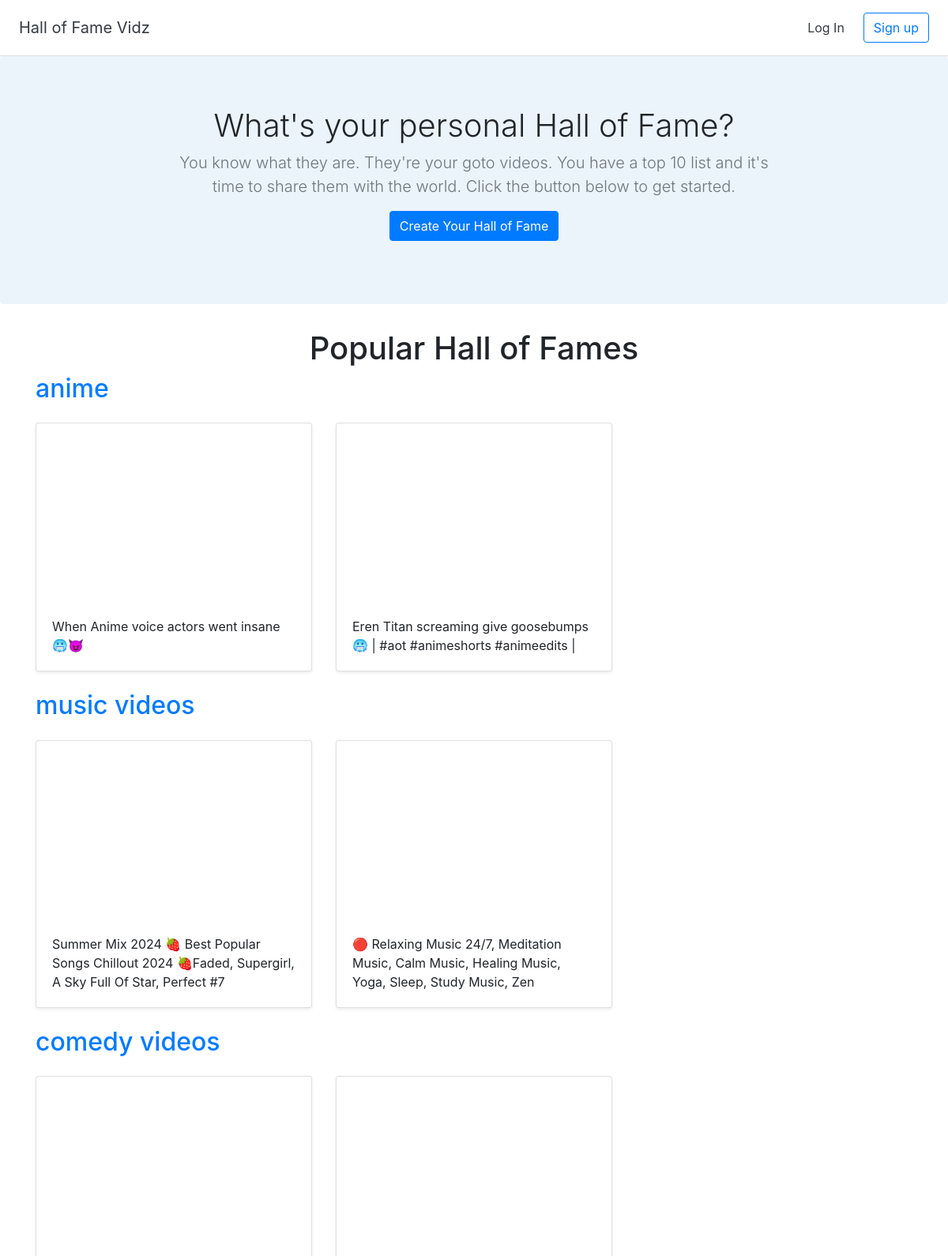
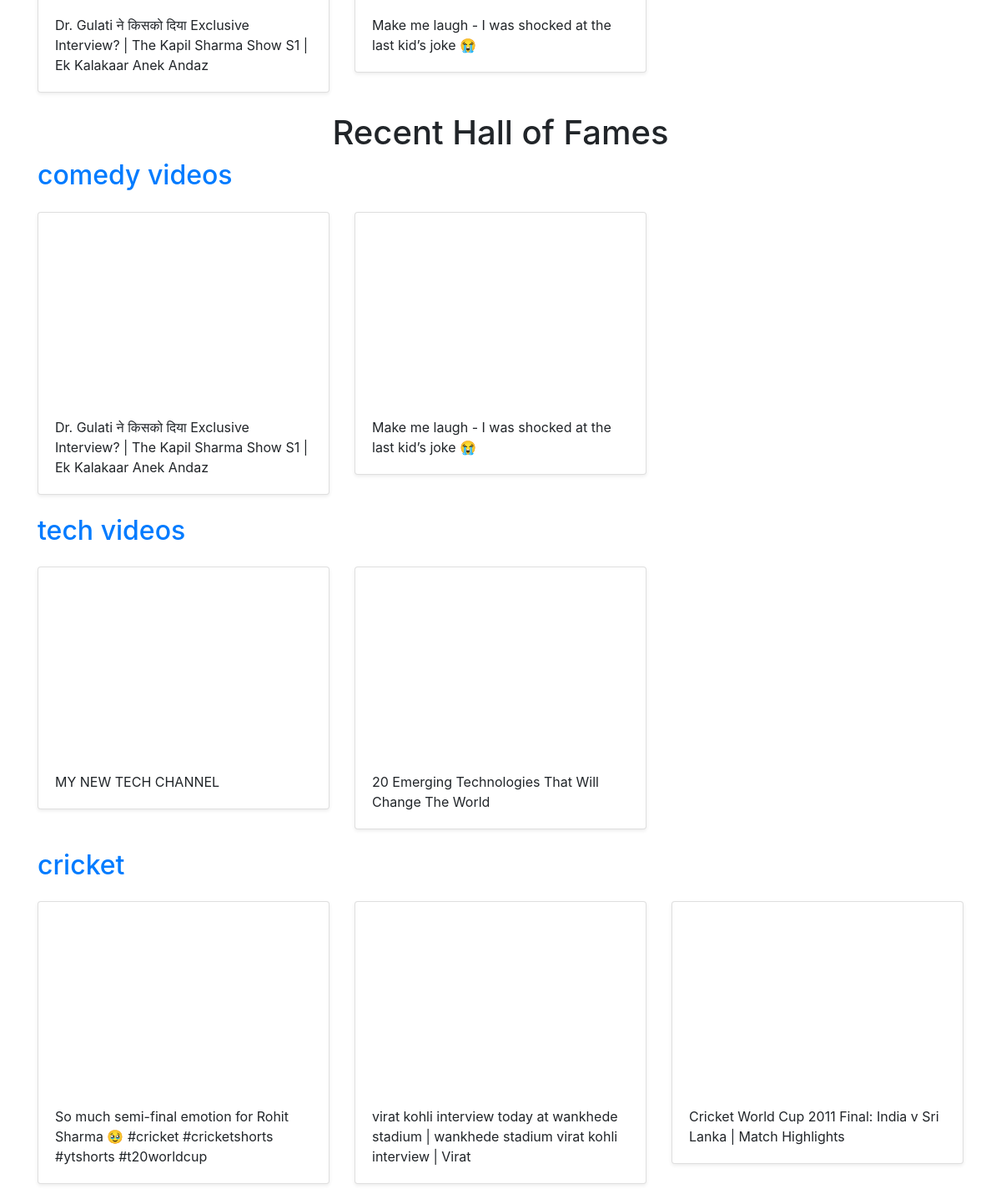
The page / on the database its author committed (2 pictures, top to bottom).
### halls/models.py (models this page shows)
class Hall(models.Model):
    title = models.CharField(max_length=255)
    user = models.ForeignKey(User, on_delete=models.CASCADE)

class Video(models.Model):
    title = models.CharField(max_length=255)
    url = models.URLField()
    youtube_id = models.CharField(max_length=255)
    hall = models.ForeignKey(Hall, on_delete=models.CASCADE)

### halls/views.py (the view)
# urls.py: 2. Add a URL to urlpatterns:  path('', views.home, name='home')
def home(request):
    recent_halls = Hall.objects.all().order_by('-id')[:3]
    popular_halls = [Hall.objects.get(pk=2),Hall.objects.get(pk=3),Hall.objects.get(pk=6)]
    return render(request, 'halls/home.html',{'recent_halls':recent_halls, 'popular_halls':popular_halls});

### halls/templates/halls/home.html
{% extends 'halls/base.html' %}
{% block content %}
<section class="jumbotron text-center">
    <div class="container">
        <h1 class="jumbotron-heading">What's your personal Hall of Fame?</h1>
        <p class="lead text-muted">You know what they are. They're your goto videos. You have a top 10 list and it's
            time to share them with the world. Click the button below to get started.</p>
        <p>
            <a href="{% url 'create_hall' %}" class="btn btn-primary">Create Your Hall of Fame</a>
        </p>
    </div>
</section>
<div class="container">
    <h1 class="text-center">Popular Hall of Fames</h1>
    {% for hall in popular_halls %}
    <h2><a href="{% url 'detail_hall' hall.id %}">{{ hall.title }}</a></h2>
    <div class="row">
        {% for video in hall.video_set.all %}
        <div class="col-md-4 mt-3">
            <div class="card mb-4 shadow-sm">
                <iframe width="100%" height="225" src="https://www.youtube.com/embed/{{ video.youtube_id }}"
                    frameborder="0" allow="accelerometer; autoplay; encrypted-media; gyroscope; picture-in-picture"
                    allowfullscreen></iframe>
                <div class="card-body">
                    <p class="card-text">{{ video.title }}</p>
                </div>
            </div>
        </div>
        {% endfor %}
    </div>
    {% endfor %}
    <h1 class="text-center">Recent Hall of Fames</h1>
    {% for hall in recent_halls %}
    <h2><a href="{% url 'detail_hall' hall.id %}">{{ hall.title }}</a></h2>
    <div class="row">
        {% for video in hall.video_set.all %}
        <div class="col-md-4 mt-3">
            <div class="card mb-4 shadow-sm">
                <iframe width="100%" height="225" src="https://www.youtube.com/embed/{{ video.youtube_id }}"
                    frameborder="0" allow="accelerometer; autoplay; encrypted-media; gyroscope; picture-in-picture"
                    allowfullscreen></iframe>
                <div class="card-body">
                    <p class="card-text">{{ video.title }}</p>
                </div>
            </div>
        </div>
        {% endfor %}
    </div>
    {% endfor %}
</div>
{% endblock %}

### halls/templates/halls/base.html (shortened to what this page needs)
<!doctype html>
<html lang="en">
{% load static %}
<head>
  <link rel="stylesheet" href="https://stackpath.bootstrapcdn.com/bootstrap/4.2.1/css/bootstrap.min.css">
  <link href="{% static 'custom.css' %}" rel="stylesheet">
</head>
<body>
  <div class="d-flex flex-column flex-md-row align-items-center p-3 px-md-4 bg-white border-bottom shadow-sm">
    <h5 class="my-0 mr-md-auto font-weight-normal"><a href="{% url 'home' %}" class="text-dark">Hall of Fame Vidz</a></h5>
    <nav class="my-2 my-md-0 mr-md-3">
      {% if user.is_authenticated %}
      <a class="p-2 text-dark" href="{% url 'dashboard' %}">Dashboard</a>
      <a class="p-2 text-dark" href="{% url 'logout' %}">Log Out</a>
      {% else %}
      <a class="p-2 text-dark" href="{% url 'login' %}">Log In</a>
      {% endif %}
    </nav>
    {% if user.is_authenticated == False %}
    <a class="btn btn-outline-primary" href="{% url 'signup' %}">Sign up</a>
    {% endif %}
  </div>
  {% block content %}
  {% endblock %}
</body>
</html>

### halls/static/custom.css (style rules this page uses)
.jumbotron { background-color: #EBF4FA; }
.jumbotron-heading { font-weight: 300; }
.jumbotron .container { max-width: 51rem; }

### rows shown on the page
Hall: title "anime"
Video: title "When Anime voice actors went insane🥶😈"
Video: title "Eren Titan screaming give goosebumps🥶 | #aot #animeshorts #animeedits |"
Hall: title "music videos"
Video: title "Summer Mix 2024 🍓 Best Popular Songs Chillout 2024 🍓Faded, Supergirl, A Sky Full Of Star, Perfect #7"
Video: title "🔴 Relaxing Music 24/7, Meditation Music, Calm Music, Healing Music, Yoga, Sleep, Study Music, Zen"
Hall: title "comedy videos"
Video: title "Dr. Gulati ने किसको दिया Exclusive Interview? | The Kapil Sharma Show S1 | Ek Kalakaar Anek Andaz"
Video: title "Make me laugh - I was shocked at the last kid’s joke 😭"
Hall: title "tech videos"
Video: title "MY NEW TECH CHANNEL"
Video: title "20 Emerging Technologies That Will Change The World"
Hall: title "cricket"
Video: title "So much semi-final emotion for Rohit Sharma 🥹 #cricket #cricketshorts #ytshorts #t20worldcup"
Video: title "virat kohli interview today at wankhede stadium | wankhede stadium virat kohli interview | Virat"
Video: title "Cricket World Cup 2011 Final: India v Sri Lanka | Match Highlights"
